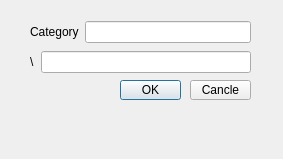
<?xml version="1.0" encoding="UTF-8"?>
<ui version="4.0">
 <class>addcontactDialog</class>
 <widget class="QDialog" name="addcontactDialog">
  <property name="geometry">
   <rect>
    <x>0</x>
    <y>0</y>
    <width>283</width>
    <height>159</height>
   </rect>
  </property>
  <property name="windowTitle">
   <string>Dialog</string>
  </property>
  <widget class="QPushButton" name="pushButton">
   <property name="geometry">
    <rect>
     <x>120</x>
     <y>80</y>
     <width>61</width>
     <height>20</height>
    </rect>
   </property>
   <property name="text">
    <string>OK</string>
   </property>
  </widget>
  <widget class="QPushButton" name="pushButton_2">
   <property name="geometry">
    <rect>
     <x>190</x>
     <y>80</y>
     <width>61</width>
     <height>20</height>
    </rect>
   </property>
   <property name="text">
    <string>Cancle</string>
   </property>
  </widget>
  <widget class="QWidget" name="">
   <property name="geometry">
    <rect>
     <x>30</x>
     <y>20</y>
     <width>221</width>
     <height>24</height>
    </rect>
   </property>
   <layout class="QHBoxLayout" name="horizontalLayout">
    <item>
     <widget class="QLabel" name="label">
      <property name="text">
       <string>Category</string>
      </property>
     </widget>
    </item>
    <item>
     <widget class="QLineEdit" name="lineEdit"/>
    </item>
   </layout>
  </widget>
  <widget class="QWidget" name="">
   <property name="geometry">
    <rect>
     <x>30</x>
     <y>50</y>
     <width>221</width>
     <height>24</height>
    </rect>
   </property>
   <layout class="QHBoxLayout" name="horizontalLayout_2">
    <item>
     <widget class="QLabel" name="label_2">
      <property name="text">
       <string>\</string>
      </property>
     </widget>
    </item>
    <item>
     <widget class="QLineEdit" name="lineEdit_2"/>
    </item>
   </layout>
  </widget>
 </widget>
 <resources/>
 <connections/>
</ui>
